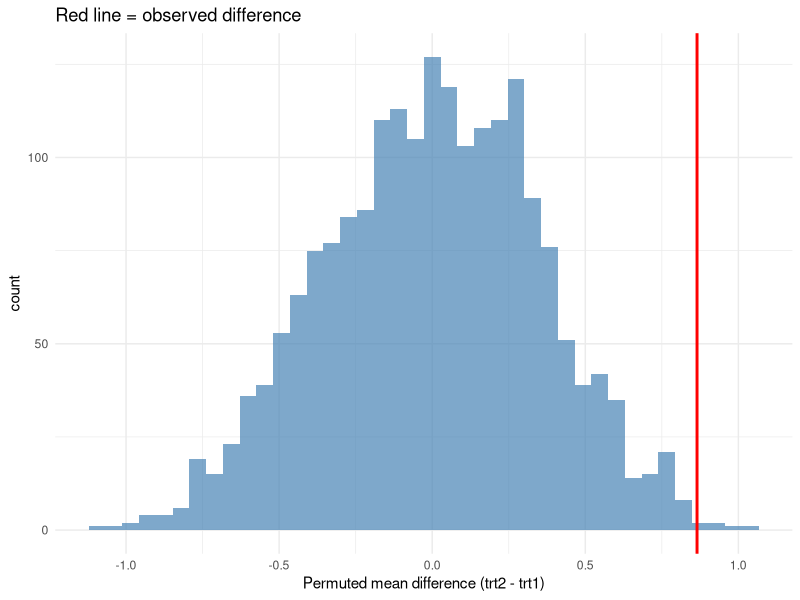

Write R code to recreate this figure.
## ---- chunk 1
#| label: setup
library(tidyverse)
## ---- chunk 2
data(sleep)
wilcox.test(extra ~ group, data = sleep)
## ---- chunk 3
t.test(extra ~ group, data = sleep)
## ---- chunk 4
data(PlantGrowth)
kruskal.test(weight ~ group, data = PlantGrowth)
## ---- chunk 5
# Parametric version from Week 7's tutorial, for comparison
summary(aov(weight ~ group, data = PlantGrowth))
## ---- chunk 6
data(trees)
cor.test(trees$Girth, trees$Volume, method = "spearman")
cor.test(trees$Girth, trees$Volume, method = "pearson")
## ---- chunk 7
set.seed(99)
observed_diff <- PlantGrowth |>
  filter(group %in% c("trt1", "trt2")) |>
  group_by(group) |>
  summarise(m = mean(weight)) |>
  summarise(diff = diff(m)) |>
  pull(diff)

perm_data <- PlantGrowth |> filter(group %in% c("trt1", "trt2"))

n_perm <- 2000
perm_diffs <- replicate(n_perm, {
  shuffled <- sample(perm_data$group)
  perm_data |>
    mutate(group = shuffled) |>
    group_by(group) |>
    summarise(m = mean(weight), .groups = "drop") |>
    summarise(diff = diff(m)) |>
    pull(diff)
})

p_value <- mean(abs(perm_diffs) >= abs(observed_diff))
p_value
## ---- chunk 8
#| label: fig-perm
#| fig-cap: "Permutation null distribution with observed difference"
tibble(diff = perm_diffs) |>
  ggplot(aes(diff)) +
  geom_histogram(bins = 40, fill = "steelblue", alpha = 0.7) +
  geom_vline(xintercept = observed_diff, color = "red", linewidth = 1) +
  labs(x = "Permuted mean difference (trt2 - trt1)",
       title = "Red line = observed difference") +
  theme_minimal()
